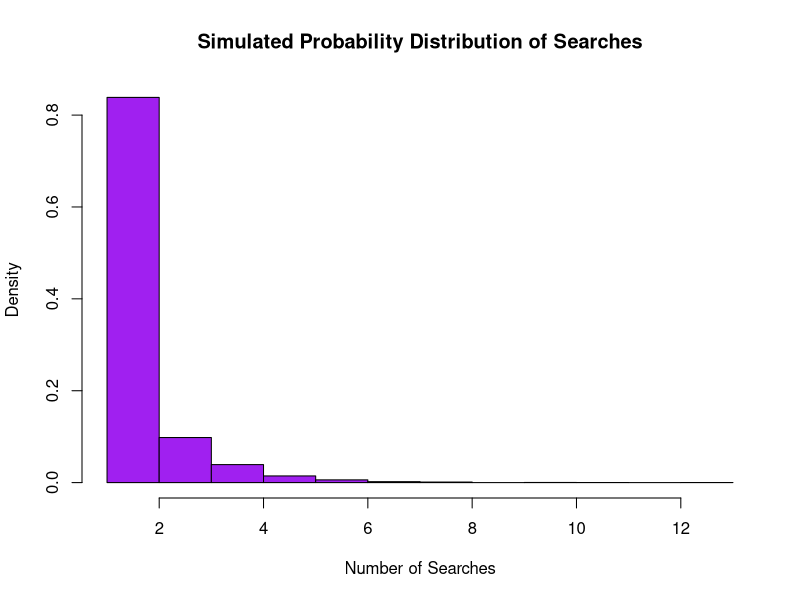

The R source for this figure: (Note: this script raises an error after producing the figure.)
## ---- chunk 1
# Function to validate inputs
validate_inputs <- function(x, y) {
  # Check constraints for x
  if (sum(x) != 1) {
    return("Error: The sum of x1, x2, and x3 must be 1.")
  }
  if (any(x < 0.10 | x > 0.40)) {
    return("Error: Each x value must be between 0.10 and 0.40.")
  }

  # Checking the constraints for y
  if (sum(y) != 0.12) {
    return("Error: The sum of y1, y2, and y3 must be 0.12.")
  }
  if (any(y < 0.01 | y > 0.05)) {
    return("Error: Each y value must be between 0.01 and 0.05.")
  }
  
  return(TRUE)
}
## ---- chunk 2
# Function to calculate probability of selecting a defective product
compute_defective_probability <- function(x, y) {
  probability_defective <- sum(x * y)
  return(probability_defective)
}
## ---- chunk 3
# Taking user input
cat("Enter values for x1, x2, and x3 (separated by space): ")
x <- as.numeric(strsplit(readline(), " ")[[1]])

cat("Enter values for y1, y2, and y3 (separated by space): ")
y <- as.numeric(strsplit(readline(), " ")[[1]])
## ---- chunk 4
# Validate input
validation_result <- validate_inputs(x, y)
## ---- chunk 5
if (validation_result == TRUE) {
  # Compute probability
  defective_prob <- compute_defective_probability(x, y)
  cat(sprintf("The probability of selecting a defective product is: %.4f\n", defective_prob))
} else {
  # Print validation error
  cat(validation_result, "\n")
}
## ---- chunk 6
set.seed(123)
## ---- chunk 7
# Defining the probability of success
prob_success <- 0.6  
num_simulations <- 10000  
## ---- chunk 8
# Simulating search process
attempts_searches <- rgeom(num_simulations, prob_success) + 1  # Geometric distribution with X = searches to first success
## ---- chunk 9
# Ploting simulated pdf
hist(attempts_searches, probability = TRUE, breaks = max(attempts_searches), 
     main = "Simulated Probability Distribution of Searches",
     xlab = "Number of Searches", col = "purple")
## ---- chunk 10
# Mean and variance
mean_searches <- mean(attempts_searches)
variance_searches <- variance(attempts_searches)
cat("Mean:", mean_searches, "\nVariance:", variance_searches, "\n")
## ---- chunk 11
# Conditional distribution: given that 3 searches failed
conditional_searches <- attempts_searches[attempts_searches > 3]
## ---- chunk 12
# Computing the Mean and variance for the conditional distribution
mean_conditional <- mean(conditional_searches)
variance_conditional <- variance(conditional_searches)
cat("Conditional Mean:", mean_conditional, "\nConditional Variance:", variance_conditional, "\n")
## ---- chunk 13
prob_X4_given_X3 <- mean(attempts_searches == 4) / mean(attempts_searches > 3)
prob_X1 <- mean(attempts_searches == 1)
## ---- chunk 14
cat("P(X=4 | X>3):", prob_X4_given_X3, "\nP(X=1):", prob_X1, "\n")
